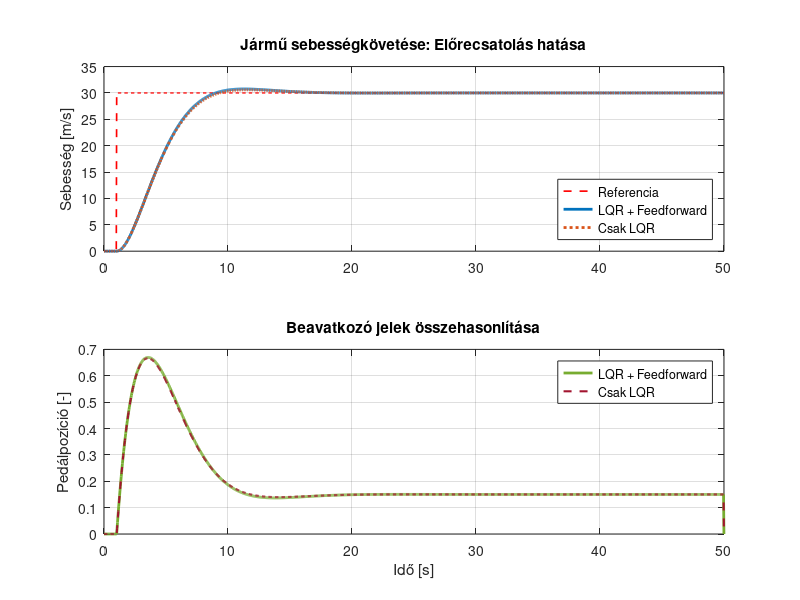

This figure's MATLAB source:
%% MATLAB Szimuláció: LQR+FFWD vs. Csak LQR (For-loop)
clear; clc;

%% 1. Rendszer paraméterek
air_density = 1.225;
Cd = 0.3;
Am = 2.2;
m  = 1000;
b = 50;

% Alaprendszer
A = -b/m;
B = 1/m;
C = 1;

% Kiterjesztett rendszer (Integrátorral)
Aaug = [A 0; -C 0];
Baug = [B; 0];

% LQR Tervezés
Q = diag([100, 50]);
R = 0.001;
K = lqr(Aaug, Baug, Q, R);

%% 2. Szimulációs beállítások
dt = 0.033;
t = 0:dt:50;
n = length(t);

v_ref_val = 30;
v_ref = (t >= 1) * v_ref_val; 
% Előrecsatolt jel (FFWD) - csak az első esethez

% Tárolók az 1. esethez (LQR + FFWD)
x_ff = zeros(2, n);
y_ff = zeros(1, n);
u_total_ff = zeros(1, n);

% Tárolók a 2. esethez (Csak LQR)
x_no = zeros(2, n);
y_no = zeros(1, n);
u_total_no = zeros(1, n);

%% 3. Szimulációs hurok
for k = 1:n-1
    % --- 1. ESET: LQR + FEEDFORWARD ---
    v_act = x_ff(1,k);
    u_ff_dynamic = 0.5 * Cd * air_density * Am * v_act^2;

    u_total_ff(k) = -K(1)*x_ff(1,k) - K(2)*x_ff(2,k) + u_ff_dynamic;
    u_total_ff(k) = max(0, min(10000, u_total_ff(k))); % Hard limit példa

    dx_ff = Aaug * x_ff(:,k) + Baug * u_total_ff(k) + [0; 1] * v_ref(k);
    x_ff(:, k+1) = x_ff(:, k) + dx_ff * dt;
    y_ff(k) = x_ff(1,k);

    % --- 2. ESET: CSAK LQR ---
    u_total_no(k) = -K(1)*x_no(1,k) - K(2)*x_no(2,k); % Nincs + u_ff!
    dx_no = Aaug * x_no(:,k) + Baug * u_total_no(k) + [0; 1] * v_ref(k);
    x_no(:, k+1) = x_no(:, k) + dx_no * dt;
    y_no(k) = x_no(1,k);
    u_total_no(k) = max(0, min(10000, u_total_no(k))); % Hard limit példa
end

% Utolsó értékek mentése
y_ff(n) = x_ff(1,n);
y_no(n) = x_no(1,n);

%% 4. Összehasonlító ábrázolás
figure('Color', 'w', 'Position', [100 100 800 600]);

% Sebességkövetés
subplot(2,1,1);
plot(t, v_ref, '--r', 'LineWidth', 1.2, 'DisplayName', 'Referencia');
hold on;
plot(t, y_ff, 'Color', [0 0.447 0.741], 'LineWidth', 2, 'DisplayName', 'LQR + Feedforward');
plot(t, y_no, 'Color', [0.85 0.325 0.098], 'LineWidth', 2, 'LineStyle', ':', 'DisplayName', 'Csak LQR');
grid on;
ylabel('Sebesség [m/s]');
title('Jármű sebességkövetése: Előrecsatolás hatása');
legend('Location', 'southeast');

% Beavatkozó jel (Pedálpozíció)
subplot(2,1,2);
plot(t, u_total_ff / 10000, 'Color', [0.466 0.674 0.188], 'LineWidth', 2, 'DisplayName', 'LQR + Feedforward');
hold on;
plot(t, u_total_no / 10000, 'Color', [0.635 0.078 0.184], 'LineWidth', 1.5, 'LineStyle', '--', 'DisplayName', 'Csak LQR');
grid on;
ylabel('Pedálpozíció [-]');
xlabel('Idő [s]');
title('Beavatkozó jelek összehasonlítása');
legend;
